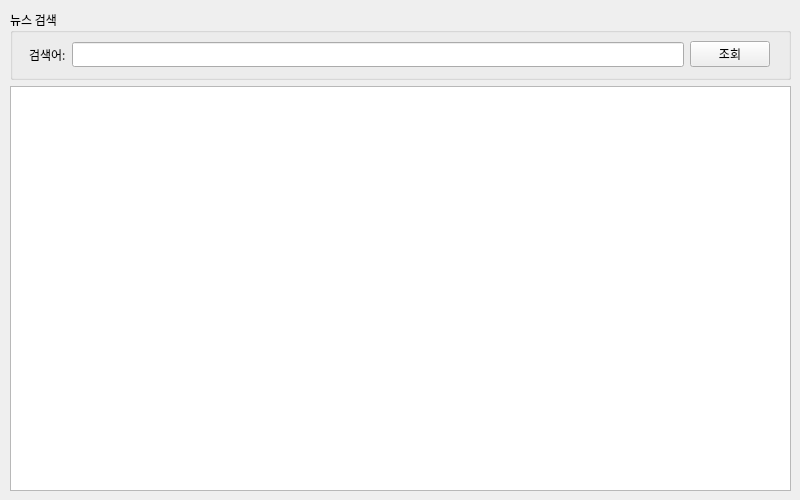
<?xml version="1.0" encoding="UTF-8"?>
<ui version="4.0">
 <class>Form</class>
 <widget class="QWidget" name="Form">
  <property name="geometry">
   <rect>
    <x>0</x>
    <y>0</y>
    <width>800</width>
    <height>500</height>
   </rect>
  </property>
  <property name="maximumSize">
   <size>
    <width>800</width>
    <height>500</height>
   </size>
  </property>
  <property name="font">
   <font>
    <family>맑은 고딕</family>
   </font>
  </property>
  <property name="windowTitle">
   <string>네이버뉴스 검색앱</string>
  </property>
  <widget class="QWidget" name="verticalLayoutWidget">
   <property name="geometry">
    <rect>
     <x>10</x>
     <y>10</y>
     <width>781</width>
     <height>481</height>
    </rect>
   </property>
   <layout class="QVBoxLayout" name="verticalLayout">
    <item>
     <widget class="QGroupBox" name="groupBox">
      <property name="sizePolicy">
       <sizepolicy hsizetype="Preferred" vsizetype="Minimum">
        <horstretch>0</horstretch>
        <verstretch>0</verstretch>
       </sizepolicy>
      </property>
      <property name="minimumSize">
       <size>
        <width>0</width>
        <height>70</height>
       </size>
      </property>
      <property name="title">
       <string>뉴스 검색</string>
      </property>
      <widget class="QWidget" name="horizontalLayoutWidget">
       <property name="geometry">
        <rect>
         <x>19</x>
         <y>29</y>
         <width>741</width>
         <height>31</height>
        </rect>
       </property>
       <layout class="QHBoxLayout" name="horizontalLayout">
        <item>
         <widget class="QLabel" name="label">
          <property name="text">
           <string>검색어:</string>
          </property>
         </widget>
        </item>
        <item>
         <widget class="QLineEdit" name="txtSearchWord"/>
        </item>
        <item>
         <widget class="QPushButton" name="btnSearch">
          <property name="text">
           <string>조회</string>
          </property>
         </widget>
        </item>
       </layout>
      </widget>
     </widget>
    </item>
    <item>
     <widget class="QTableWidget" name="tblSearchResult"/>
    </item>
   </layout>
  </widget>
 </widget>
 <resources/>
 <connections/>
</ui>
